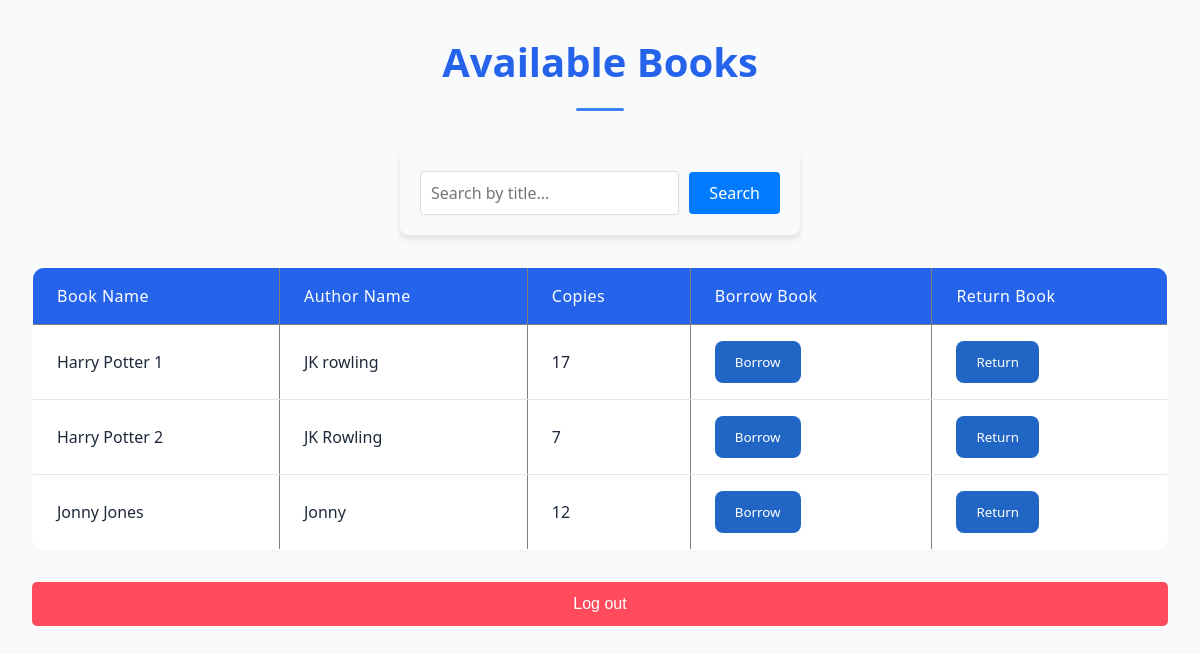
The page /library/ (signed in) on the database its author committed.
### library_app/models.py (models this page shows, shortened)
class Book(models.Model):
    title = models.CharField(max_length=150)
    author = models.CharField(max_length=150)
    available_copy = models.IntegerField(default=1)

### library_app/views.py (the view)
# urls.py: path('library/', views.book_list, name='library'),
def book_list(request):
    books = Book.objects.all()
    return render(request, "library.html", {"books": books})

### templates/library.html (shortened to what this page needs)
<!DOCTYPE html>
<html lang="en">
<head>
</head>
<body>
    <div class="container">
        <h1>Available Books</h1>
        <form action="{% url 'library' %}" method="POST" class="search-form">
          <div class="form-group">
              <input type="text" name="search_query" placeholder="Search by title..." class="search-input">
              <button type="submit" class="search-button">Search</button>
          </div>
      </form>
        {% if user.is_authenticated %}
         <table border="1">
             <tr>
                 <th>Book Name</th>
                 <th>Author Name</th>
                 <th>Copies</th>
                 <th>Borrow Book</th>
                 <th>Return Book</th>
             </tr>
             {% for book in books %}
             <tr>
                 <td>{{ book.title }}</td>
                 <td>{{ book.author }}</td>
                 <td>{{ book.available_copy }}</td>
                 <td>
                    <form action="{% url 'purchase_book' book.id%}" method="POST">
                        <button type="submit" class="purchase">Borrow</button>
                    </form>
                </td>
                 <td>
                     <form action="{% url 'return_book' book.id %}" method="POST">
                         <button type="submit" class="return">Return</button>
                     </form>
                 </td>
             </tr>
             {% endfor %}
         </table>
         {% else %}
             <p>Please log in to view the book list.</p>
         {% endif %}
        <a href="{% url 'login' %}" class="logout-link">Log out</a>
    </div>
</body>
</html>

### templates/library.html (style rules this page uses)
:root { --primary: #2563eb; --secondary: #3b82f6; --text: #1e293b; --background: #f8fafc; --surface: #ffffff; --success: #2266c5; --border: #e2e8f0; }
* { margin: 0; padding: 0; box-sizing: border-box; font-family: system-ui, -apple-system, 'Segoe UI', Roboto, sans-serif; }
body { background: var(--background); color: var(--text); line-height: 1.5; padding: 2rem; min-height: 100vh; }
.container { max-width: 1200px; margin: 0 auto; }
h1 { text-align: center; font-size: 2.5rem; font-weight: 700; margin-bottom: 2.5rem; position: relative; color: var(--primary); }
h1::after { content: ''; display: block; width: 48px; height: 3px; background: var(--secondary); margin: 1rem auto 0; border-radius: 2px; }
table { width: 100%; border-collapse: collapse; background: var(--surface); border-radius: 0.75rem; overflow: hidden; box-shadow: 0 1px 3px rgba(0,0,0,0.03); margin: 2rem 0; }
th, td { padding: 1rem 1.5rem; text-align: left; }
th { background: var(--primary); color: white; font-weight: 500; letter-spacing: 0.5px; }
tr:not(:last-child) td { border-bottom: 1px solid var(--border); }
button.purchase { background: var(--success); color: white; border: none; padding: 0.75rem 1.25rem; border-radius: 0.5rem; cursor: pointer; font-weight: 500; transition: all 0.2s ease; display: inline-flex; align-items: center; gap: 0.5rem; }
button.return { background: var(--success); color: white; border: none; padding: 0.75rem 1.25rem; border-radius: 0.5rem; cursor: pointer; font-weight: 500; transition: all 0.2s ease; display: inline-flex; align-items: center; gap: 0.5rem; }
table { animation: slideIn 0.4s ease-out; }
.logout-link { display: inline-block; padding: 10px 20px; background-color: #ff4b5c; color: white; text-decoration: none; font-family: Arial, sans-serif; font-size: 16px; border-radius: 5px; transition: background-color 0.3s ease; display: flex; align-items: center; justify-content: center; }
* { margin: 0; padding: 0; box-sizing: border-box; }
.search-form { max-width: 400px; margin: 20px auto; padding: 20px; background-color: #f9f9f9; border-radius: 8px; box-shadow: 0 4px 6px rgba(0, 0, 0, 0.1); }
.form-group { display: flex; align-items: center; }
.search-input { flex: 1; padding: 10px; border: 1px solid #ddd; border-radius: 4px; font-size: 16px; outline: none; transition: border-color 0.3s ease; }
.search-button { padding: 10px 20px; margin-left: 10px; background-color: #007bff; color: white; border: none; border-radius: 4px; font-size: 16px; cursor: pointer; transition: background-color 0.3s ease; }

### rows shown on the page
Book: title "Harry Potter 1", author "JK rowling", available_copy "17"
Book: title "Harry Potter 2", author "JK Rowling", available_copy "7"
Book: title "Jonny Jones", author "Jonny", available_copy "12"
